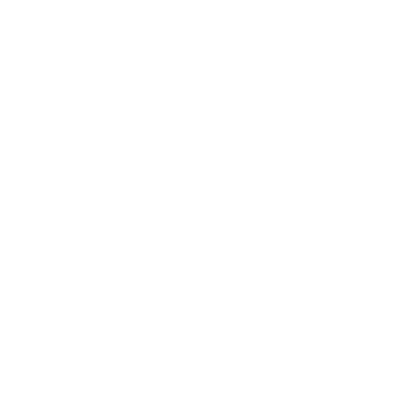
Frame 1 (no input)
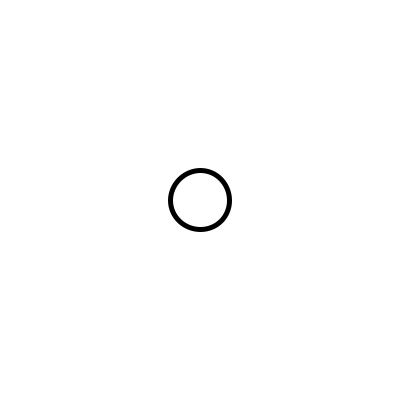
Frame 60 (the mouse pressed at the canvas centre just before this capture)
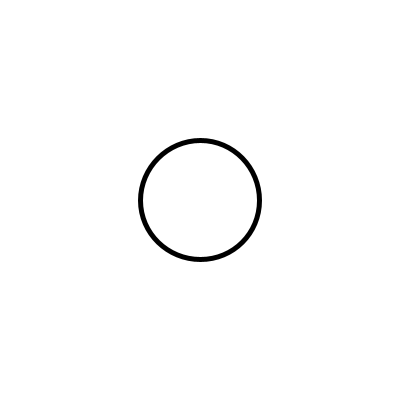
Frame 120 (the mouse held since frame 60 and released just before this capture)

The Processing sketch that drew these frames (run headless with seeded random() and noise(); from frame 60 on, the mouse is pressed at the canvas centre):

// Processing sketch: growing_circle
// ── growing_circle.pde
//Eric Li
//02/18/2026

int x;

void setup() {
  size(400, 400);
  x = 0;
  strokeWeight(5);
}

void draw() {
  background(255);
  ellipse(200, 200, x, x);
  x = x + 1;
  if (x > 600) {
    x = 0;
  }
}
